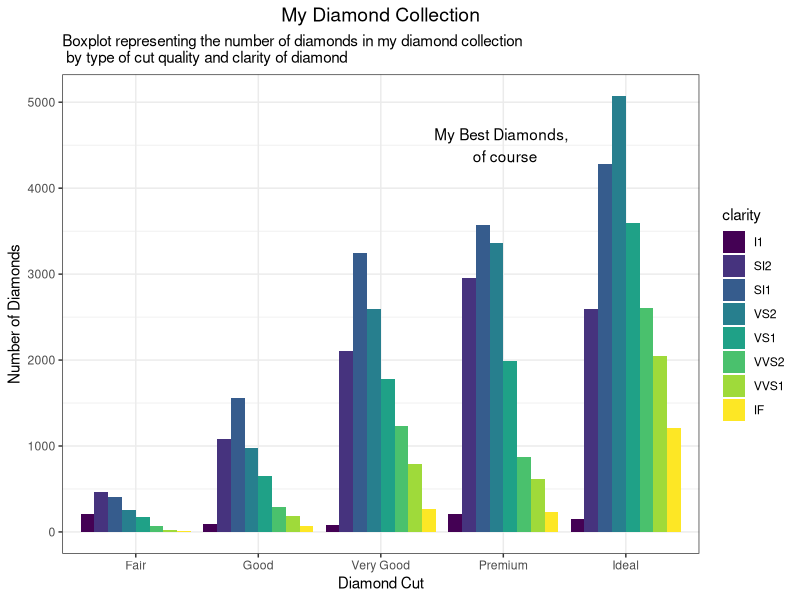
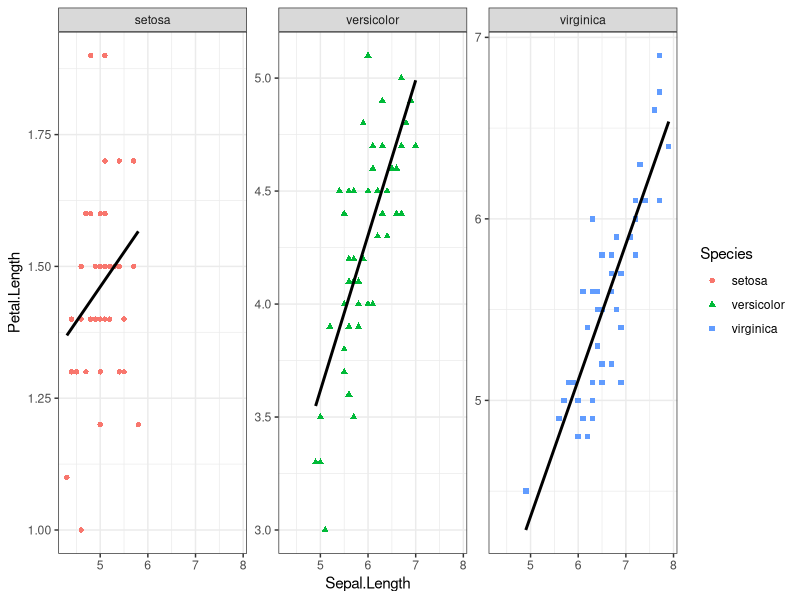
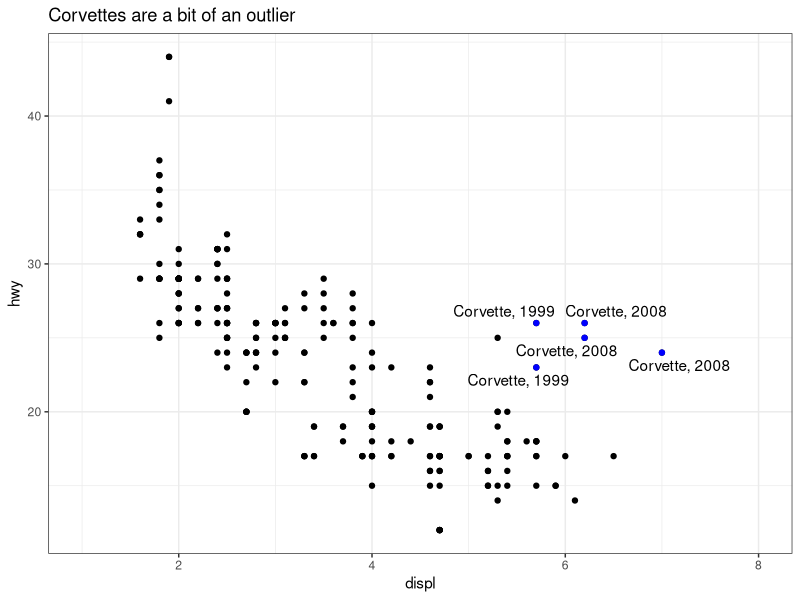
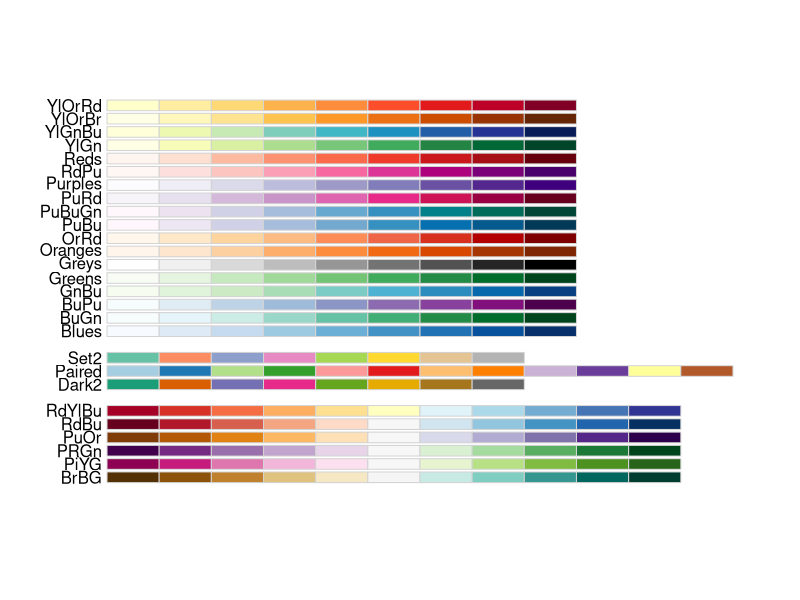
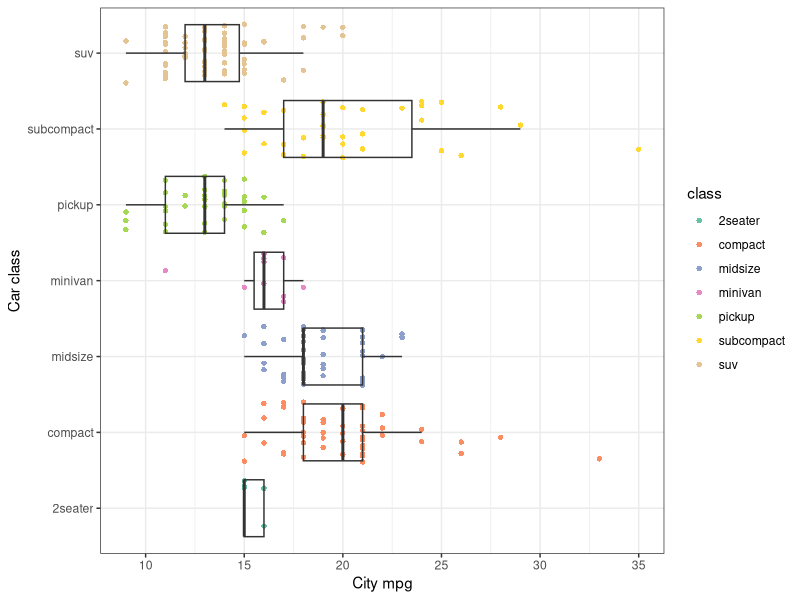

The R source for these figures, in order:
## ---- chunk 1
knitr::opts_chunk$set(echo = FALSE)
## ---- chunk 2
library("ggplot2")
library("magrittr") #so I can do some piping
data("diamonds")
data("mpg")
data("iris")
theme_set(theme_bw()) #I'll give you this one, you can set the theme individually for graphs
#or you can set the theme for all the graphs using theme_set()
#theme_bw() is best theme (IMO)

#for graph 3:
library("ggrepel")


## ---- chunk 3
data("diamonds")
#hint think about the *position* the bars are in...
## ---- chunk 4

ggplot(diamonds, aes(cut)) + 
  geom_bar(aes(fill=clarity), position = "dodge") +
  ylab("Number of Diamonds") +
  xlab("Diamond Cut") +
  ggtitle(label="My Diamond Collection",subtitle="Boxplot representing the number of diamonds in my diamond collection \n by type of cut quality and clarity of diamond") + theme(plot.title = element_text(hjust = 0.5, size = 14)) +
  annotate("text", x=4, y=4500, label= "My Best Diamonds, \n of course")

## ---- chunk 5
data("iris")
## ---- chunk 6

ggplot(iris, mapping = aes(x = Sepal.Length, y = Petal.Length, color = Species, shape =Species)) + 
  geom_point() + 
  geom_smooth(se = F, method ="lm",color = "black")  +
  facet_wrap(~Species, scales="free_y",)
## ---- chunk 7
data("mpg")
corvette <- mpg[mpg$model == "corvette",]
#install
require("ggrepel") #useful for making text annotations better, hint hint
set.seed(42)
## ---- chunk 8
ggplot(mpg,mapping = aes(x = displ, y = hwy)) + 
  geom_point() +
  xlim(1,8)+
  ggtitle(label="Corvettes are a bit of an outlier") +
  geom_point(data=corvette,color="blue") +
  geom_text_repel(data= corvette, aes(label= paste("Corvette,",year)))
## ---- chunk 9
data(mpg)

#hint for the coloring, colorbrewer and you can set palette colors and make your graphs colorblind friendly
library(RColorBrewer)
display.brewer.all(colorblindFriendly = T) #take a look at the colorblindfriendly options
## ---- chunk 10
ggplot(mpg,mapping = aes(x = cty, y = class)) + 
  geom_jitter(shape=16, position=position_jitter(0),aes(color=class))+
  geom_boxplot(outlier.shape=NA,fill=NA) +
  scale_color_brewer(palette = "Set2") +
  ylab("Car class") +
  xlab("City mpg")
